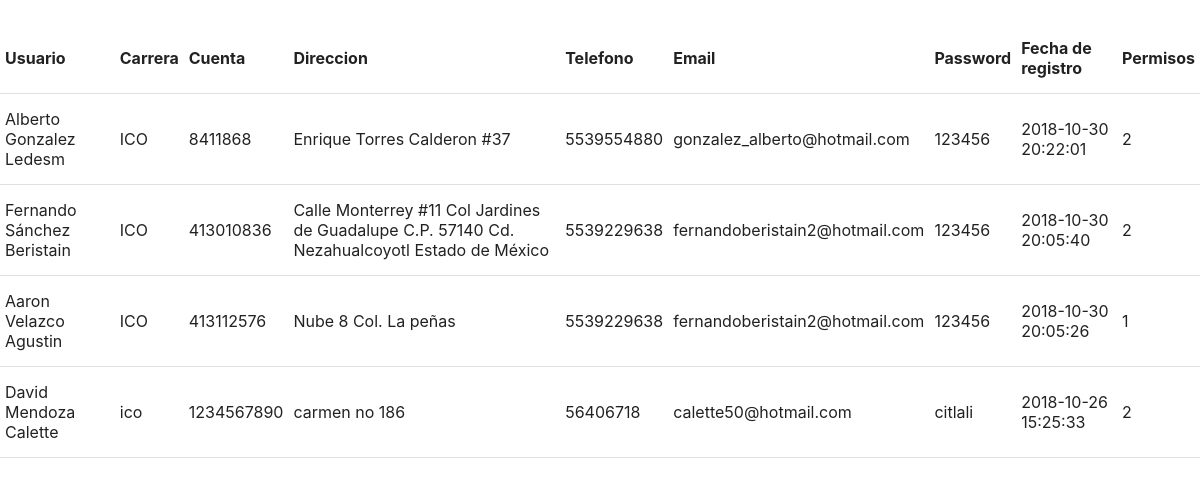
/SI_Tarea16/consulta.php, run on the app's committed database.
### tables this page shows
create table persona (
	nombre_usuario text not null,
    carrera text not null,
    no_cuenta int(10) not null,
    direccion text not null,
    telefono varchar(10) not null,
    email text not null,
    `password` varchar(8) not null,
    FechaRegistro datetime not null default current_timestamp,
    Permisos int(11) not null default 1
);

### SI_Tarea16/consulta.php (the view, shortened to what this page needs)
<html lang="en">
<head>
    <link rel="stylesheet" href="https://cdnjs.cloudflare.com/ajax/libs/materialize/1.0.0/css/materialize.min.css">
</head>
<body>
<?php
$mysqli = new mysqli('localhost', 'root', 'root', 'test_php');
$query = "select * from persona";
if ($result = $mysqli->query($query)) {
    echo '<br><table class = "highlight">
    <thead>
    <tr>
        <th>Usuario</th>
        <th>Carrera</th>
        <th>Cuenta</th>
        <th>Direccion</th>
        <th>Telefono</th>
        <th>Email</th>
        <th>Password</th>
        <th>Fecha de registro</th>
        <th>Permisos</th>
    </tr>
    </thead>';
    while ($row = $result->fetch_assoc()) {
        $usuario = $row["nombre_usuario"];
        $carrera = $row["carrera"];
        $cuenta = $row["no_cuenta"];
        $direccion = $row["direccion"];
        $telefono = $row["telefono"];
        $email = $row["email"];
        $password = $row["password"];
        $fecharegistro = $row["FechaRegistro"];
        $permisos = $row["Permisos"];
        echo '<tbody>
            <tr>
                <td>'.$usuario.'</td>
                <td>'.$carrera.'</td>
                <td>'.$cuenta.'</td>
                <td>'.$direccion.'</td>
                <td>'.$telefono.'</td>
                <td>'.$email.'</td>
                <td>'.$password.'</td>
                <td>'.$fecharegistro.'</td>
                <td>'.$permisos.'</td>
            </tr>
            </tbody>';
    }
    echo "</table>";
} else{
    echo "<h1 style='color:red'>Sin ningún registro</h1>";
}
?>
</body>
</html>

### data on the page
persona: nombre_usuario "Alberto Gonzalez Ledesm", carrera "ICO", no_cuenta "8411868", direccion "Enrique Torres Calderon #37", telefono "5539554880", email "gonzalez_alberto@hotmail.com", password "123456", FechaRegistro "2018-10-30 20:22:01", Permisos "2"
persona: nombre_usuario "Fernando Sánchez Beristain", carrera "ICO", no_cuenta "413010836", direccion "Calle Monterrey #11 Col Jardines de Guadalupe C.P. 57140 Cd. Nezahualcoyotl Estado de México", telefono "5539229638", email "fernandoberistain2@hotmail.com", password "123456", FechaRegistro "2018-10-30 20:05:40", Permisos "2"
persona: nombre_usuario "Aaron Velazco Agustin", carrera "ICO", no_cuenta "413112576", direccion "Nube 8 Col. La peñas", telefono "5539229638", email "fernandoberistain2@hotmail.com", password "123456", FechaRegistro "2018-10-30 20:05:26", Permisos "1"
persona: nombre_usuario "David Mendoza Calette", carrera "ico", no_cuenta "1234567890", direccion "carmen no 186", telefono "56406718", email "calette50@hotmail.com", password "citlali", FechaRegistro "2018-10-26 15:25:33", Permisos "2"
